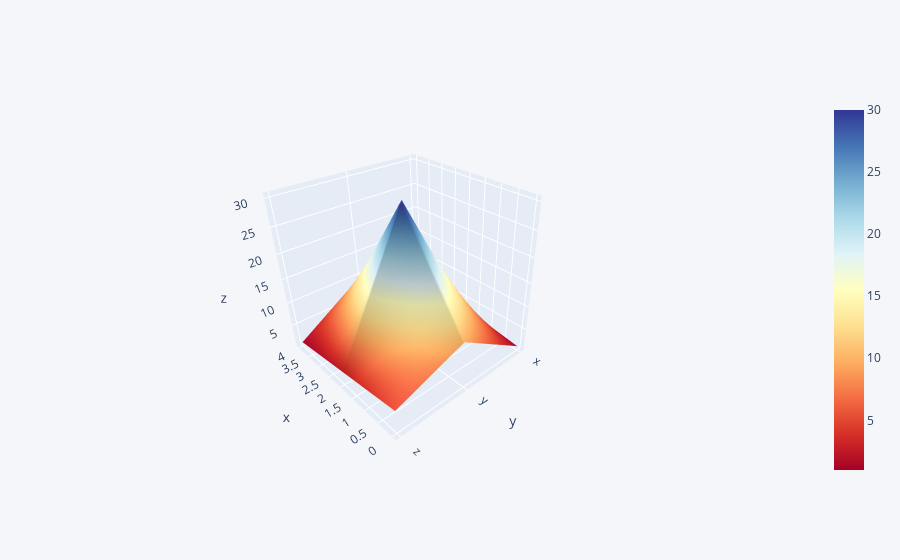

The notebook cell this image was saved under:
### Code cell
df3 = pd.DataFrame({'x':[1,2,3,4,5],'y':[10,20,30,20,10],'z':[5,4,3,2,1]})
df3.iplot(kind='surface',colorscale='rdylbu')

### Figure 1 — Plotly figure (JSON) as saved in the notebook; plotly's stock layout.template omitted (floating-point values rounded to 4 significant figures)
{"data": [{"colorscale": [[0, "rgb(165,0,38)"], [0.1, "rgb(215,48,39)"], [0.2, "rgb(244,109,67)"], [0.3, "rgb(253,174,97)"], [0.4, "rgb(254,224,144)"], [0.5, "rgb(255,255,191)"], [0.6, "rgb(224,243,248)"], [0.7, "rgb(171,217,233)"], [0.8, "rgb(116,173,209)"], [0.9, "rgb(69,117,180)"], [1, "rgb(49,54,149)"]], "type": "surface", "x": [0, 1, 2, 3, 4], "y": ["x", "y", "z"], "z": [[1, 2, 3, 4, 5], [10, 20, 30, 20, 10], [5, 4, 3, 2, 1]]}], "layout": {"autosize": true, "dragmode": "zoom", "legend": {"bgcolor": "#F5F6F9", "font": {"color": "#4D5663"}}, "paper_bgcolor": "#F5F6F9", "plot_bgcolor": "#F5F6F9", "scene": {"aspectmode": "auto", "aspectratio": {"x": 1, "y": 1, "z": 1}, "camera": {"center": {"x": -0.1295, "y": -0.1779, "z": -0.0911}, "eye": {"x": -1.761, "y": 1.36, "z": 1.338}, "projection": {"type": "perspective"}, "up": {"x": 0, "y": 0, "z": 1}}, "dragmode": "turntable"}, "title": {"font": {"color": "#4D5663"}}, "xaxis": {"gridcolor": "#E1E5ED", "showgrid": true, "tickfont": {"color": "#4D5663"}, "title": {"font": {"color": "#4D5663"}, "text": ""}, "zerolinecolor": "#E1E5ED"}, "yaxis": {"gridcolor": "#E1E5ED", "showgrid": true, "tickfont": {"color": "#4D5663"}, "title": {"font": {"color": "#4D5663"}, "text": ""}, "zerolinecolor": "#E1E5ED"}}}
